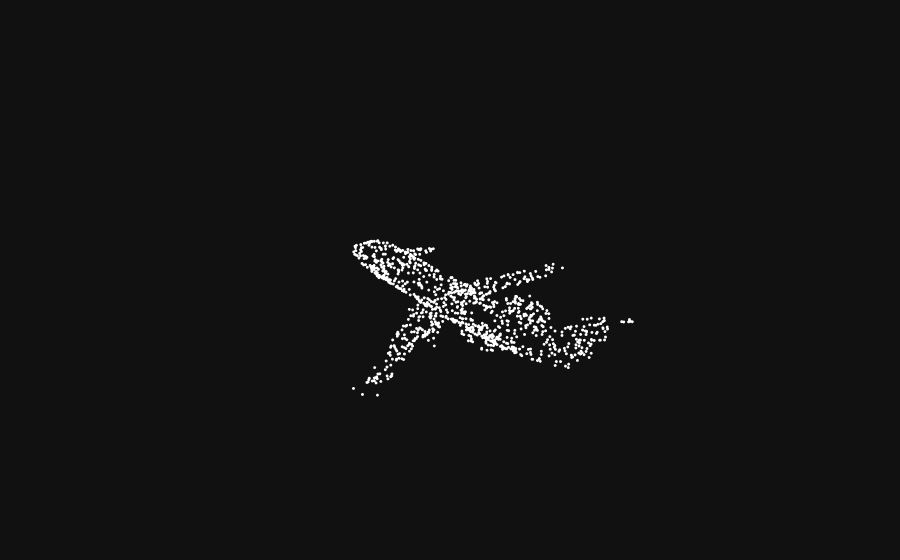

This figure's notebook cell:
### Code cell
# sanity check, plot the first element of training data

data = dataset_test[0]

fig = go.Figure(
  data=[
    go.Scatter3d(
      x=data.pos[:,0], y=data.pos[:,1], z=data.pos[:,2],
      mode='markers',
      marker=dict(size=1, color="white"))],
  layout=dict(
    scene=dict(
      xaxis=dict(visible=False),
      yaxis=dict(visible=False),
      zaxis=dict(visible=False))))

fig.update_layout(template='plotly_dark')

fig.show()

### Figure 1 — Plotly figure (JSON) as saved in the notebook; plotly's stock layout.template omitted (floating-point values rounded to 4 significant figures; data arrays with more than 128 entries replaced by an {"elided": "..."} marker saying what was removed)
{"data": [{"marker": {"color": "white", "size": 1}, "mode": "markers", "type": "scatter3d", "x": {"elided": "1024 float values"}, "y": {"elided": "1024 float values"}, "z": {"elided": "1024 float values"}}], "layout": {"scene": {"xaxis": {"visible": false}, "yaxis": {"visible": false}, "zaxis": {"visible": false}}}}
